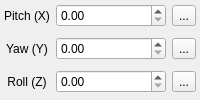
                  <widget class="QWidget" name="eulerRotationStackPage">
                   <layout class="QGridLayout" name="gridLayout_7" columnstretch="1,3,0">
                    <property name="leftMargin">
                     <number>4</number>
                    </property>
                    <property name="topMargin">
                     <number>0</number>
                    </property>
                    <property name="rightMargin">
                     <number>4</number>
                    </property>
                    <property name="bottomMargin">
                     <number>0</number>
                    </property>
                    <item row="2" column="0">
                     <widget class="QLabel" name="label_7">
                      <property name="text">
                       <string>Roll (Z)</string>
                      </property>
                      <property name="alignment">
                       <set>Qt::AlignmentFlag::AlignCenter</set>
                      </property>
                     </widget>
                    </item>
                    <item row="0" column="0">
                     <widget class="QLabel" name="label_5">
                      <property name="text">
                       <string>Pitch (X)</string>
                      </property>
                      <property name="alignment">
                       <set>Qt::AlignmentFlag::AlignCenter</set>
                      </property>
                     </widget>
                    </item>
                    <item row="1" column="0">
                     <widget class="QLabel" name="label_6">
                      <property name="text">
                       <string>Yaw (Y)</string>
                      </property>
                      <property name="alignment">
                       <set>Qt::AlignmentFlag::AlignCenter</set>
                      </property>
                     </widget>
                    </item>
                    <item row="0" column="1">
                     <widget class="QDoubleSpinBox" name="PitchdoubleSpinBox"/>
                    </item>
                    <item row="1" column="1">
                     <widget class="QDoubleSpinBox" name="YawdoubleSpinBox"/>
                    </item>
                    <item row="2" column="1">
                     <widget class="QDoubleSpinBox" name="RolldoubleSpinBox"/>
                    </item>
                    <item row="0" column="2">
                     <widget class="QToolButton" name="PitchAxisLockButton">
                      <property name="text">
                       <string>...</string>
                      </property>
                      <property name="icon">
                       <iconset resource="../../resources.qrc">
                        <normaloff>:/icons/icons8-unlocked-48.png</normaloff>
                        <normalon>:/icons/icons8-locked-48.png</normalon>:/icons/icons8-unlocked-48.png</iconset>
                      </property>
                      <property name="iconSize">
                       <size>
                        <width>20</width>
                        <height>20</height>
                       </size>
                      </property>
                      <property name="checkable">
                       <bool>true</bool>
                      </property>
                     </widget>
                    </item>
                    <item row="1" column="2">
                     <widget class="QToolButton" name="YawAxisLockButton">
                      <property name="text">
                       <string>...</string>
                      </property>
                      <property name="icon">
                       <iconset resource="../../resources.qrc">
                        <normaloff>:/icons/icons8-unlocked-48.png</normaloff>
                        <normalon>:/icons/icons8-locked-48.png</normalon>:/icons/icons8-unlocked-48.png</iconset>
                      </property>
                      <property name="iconSize">
                       <size>
                        <width>20</width>
                        <height>20</height>
                       </size>
                      </property>
                      <property name="checkable">
                       <bool>true</bool>
                      </property>
                     </widget>
                    </item>
                    <item row="2" column="2">
                     <widget class="QToolButton" name="RollAxisLockButton">
                      <property name="text">
                       <string>...</string>
                      </property>
                      <property name="icon">
                       <iconset resource="../../resources.qrc">
                        <normaloff>:/icons/icons8-unlocked-48.png</normaloff>
                        <normalon>:/icons/icons8-locked-48.png</normalon>:/icons/icons8-unlocked-48.png</iconset>
                      </property>
                      <property name="iconSize">
                       <size>
                        <width>20</width>
                        <height>20</height>
                       </size>
                      </property>
                      <property name="checkable">
                       <bool>true</bool>
                      </property>
                     </widget>
                    </item>
                   </layout>
                  </widget>
